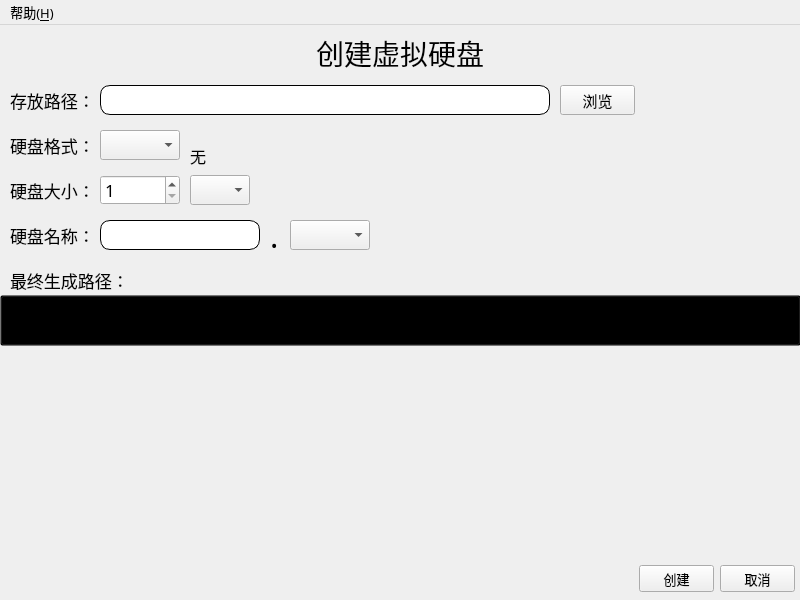
<?xml version="1.0" encoding="UTF-8"?>
<ui version="4.0">
 <class>CreateVHDWindow</class>
 <widget class="QMainWindow" name="CreateVHDWindow">
  <property name="geometry">
   <rect>
    <x>0</x>
    <y>0</y>
    <width>800</width>
    <height>600</height>
   </rect>
  </property>
  <property name="sizePolicy">
   <sizepolicy hsizetype="Fixed" vsizetype="Fixed">
    <horstretch>0</horstretch>
    <verstretch>0</verstretch>
   </sizepolicy>
  </property>
  <property name="minimumSize">
   <size>
    <width>800</width>
    <height>600</height>
   </size>
  </property>
  <property name="maximumSize">
   <size>
    <width>800</width>
    <height>600</height>
   </size>
  </property>
  <property name="font">
   <font>
    <family>微软雅黑</family>
    <pointsize>10</pointsize>
   </font>
  </property>
  <property name="windowTitle">
   <string>新建虚拟硬盘</string>
  </property>
  <widget class="QWidget" name="centralwidget">
   <widget class="QLabel" name="introduce">
    <property name="enabled">
     <bool>true</bool>
    </property>
    <property name="geometry">
     <rect>
      <x>190</x>
      <y>95</y>
      <width>101</width>
      <height>71</height>
     </rect>
    </property>
    <property name="sizePolicy">
     <sizepolicy hsizetype="Preferred" vsizetype="Preferred">
      <horstretch>0</horstretch>
      <verstretch>0</verstretch>
     </sizepolicy>
    </property>
    <property name="font">
     <font>
      <family>微软雅黑</family>
      <pointsize>12</pointsize>
     </font>
    </property>
    <property name="text">
     <string>无</string>
    </property>
   </widget>
   <widget class="QComboBox" name="format">
    <property name="geometry">
     <rect>
      <x>100</x>
      <y>105</y>
      <width>80</width>
      <height>30</height>
     </rect>
    </property>
    <property name="sizePolicy">
     <sizepolicy hsizetype="Fixed" vsizetype="Fixed">
      <horstretch>0</horstretch>
      <verstretch>0</verstretch>
     </sizepolicy>
    </property>
    <property name="font">
     <font>
      <family>微软雅黑</family>
      <pointsize>13</pointsize>
     </font>
    </property>
    <property name="styleSheet">
     <string notr="true">/*border-radius: 10px;
border: 1px solid;*/
</string>
    </property>
   </widget>
   <widget class="QLabel" name="label_2">
    <property name="geometry">
     <rect>
      <x>10</x>
      <y>105</y>
      <width>85</width>
      <height>30</height>
     </rect>
    </property>
    <property name="sizePolicy">
     <sizepolicy hsizetype="Fixed" vsizetype="Fixed">
      <horstretch>0</horstretch>
      <verstretch>0</verstretch>
     </sizepolicy>
    </property>
    <property name="font">
     <font>
      <family>微软雅黑</family>
      <pointsize>13</pointsize>
     </font>
    </property>
    <property name="text">
     <string>硬盘格式：</string>
    </property>
   </widget>
   <widget class="QLabel" name="label">
    <property name="geometry">
     <rect>
      <x>10</x>
      <y>60</y>
      <width>85</width>
      <height>30</height>
     </rect>
    </property>
    <property name="font">
     <font>
      <family>微软雅黑</family>
      <pointsize>13</pointsize>
     </font>
    </property>
    <property name="text">
     <string>存放路径：</string>
    </property>
   </widget>
   <widget class="QLineEdit" name="VHD_Path">
    <property name="geometry">
     <rect>
      <x>100</x>
      <y>60</y>
      <width>450</width>
      <height>30</height>
     </rect>
    </property>
    <property name="font">
     <font>
      <family>微软雅黑</family>
      <pointsize>13</pointsize>
     </font>
    </property>
    <property name="styleSheet">
     <string notr="true">border-radius: 10px;
border: 1px solid;
</string>
    </property>
   </widget>
   <widget class="QPushButton" name="browse">
    <property name="geometry">
     <rect>
      <x>560</x>
      <y>60</y>
      <width>75</width>
      <height>30</height>
     </rect>
    </property>
    <property name="sizePolicy">
     <sizepolicy hsizetype="Fixed" vsizetype="Fixed">
      <horstretch>0</horstretch>
      <verstretch>0</verstretch>
     </sizepolicy>
    </property>
    <property name="font">
     <font>
      <family>微软雅黑</family>
      <pointsize>11</pointsize>
     </font>
    </property>
    <property name="text">
     <string>浏览</string>
    </property>
   </widget>
   <widget class="QPushButton" name="CreateButton">
    <property name="geometry">
     <rect>
      <x>639</x>
      <y>540</y>
      <width>75</width>
      <height>27</height>
     </rect>
    </property>
    <property name="sizePolicy">
     <sizepolicy hsizetype="Fixed" vsizetype="Fixed">
      <horstretch>0</horstretch>
      <verstretch>0</verstretch>
     </sizepolicy>
    </property>
    <property name="text">
     <string>创建</string>
    </property>
   </widget>
   <widget class="QPushButton" name="CancelButton">
    <property name="geometry">
     <rect>
      <x>720</x>
      <y>540</y>
      <width>75</width>
      <height>27</height>
     </rect>
    </property>
    <property name="sizePolicy">
     <sizepolicy hsizetype="Fixed" vsizetype="Fixed">
      <horstretch>0</horstretch>
      <verstretch>0</verstretch>
     </sizepolicy>
    </property>
    <property name="text">
     <string>取消</string>
    </property>
   </widget>
   <widget class="QLabel" name="title">
    <property name="geometry">
     <rect>
      <x>316</x>
      <y>10</y>
      <width>168</width>
      <height>36</height>
     </rect>
    </property>
    <property name="sizePolicy">
     <sizepolicy hsizetype="Fixed" vsizetype="Fixed">
      <horstretch>0</horstretch>
      <verstretch>0</verstretch>
     </sizepolicy>
    </property>
    <property name="font">
     <font>
      <family>微软雅黑</family>
      <pointsize>21</pointsize>
      <underline>false</underline>
      <strikeout>false</strikeout>
      <stylestrategy>PreferDefault</stylestrategy>
     </font>
    </property>
    <property name="contextMenuPolicy">
     <enum>Qt::DefaultContextMenu</enum>
    </property>
    <property name="layoutDirection">
     <enum>Qt::LeftToRight</enum>
    </property>
    <property name="autoFillBackground">
     <bool>false</bool>
    </property>
    <property name="text">
     <string>创建虚拟硬盘</string>
    </property>
    <property name="alignment">
     <set>Qt::AlignCenter</set>
    </property>
   </widget>
   <widget class="QLabel" name="label_3">
    <property name="geometry">
     <rect>
      <x>10</x>
      <y>150</y>
      <width>85</width>
      <height>30</height>
     </rect>
    </property>
    <property name="font">
     <font>
      <family>微软雅黑</family>
      <pointsize>13</pointsize>
     </font>
    </property>
    <property name="text">
     <string>硬盘大小：</string>
    </property>
   </widget>
   <widget class="QSpinBox" name="size">
    <property name="geometry">
     <rect>
      <x>100</x>
      <y>150</y>
      <width>80</width>
      <height>30</height>
     </rect>
    </property>
    <property name="font">
     <font>
      <family>微软雅黑</family>
      <pointsize>13</pointsize>
     </font>
    </property>
    <property name="styleSheet">
     <string notr="true">/*border-radius: 10px;
border: 1px solid;*/</string>
    </property>
    <property name="minimum">
     <number>1</number>
    </property>
    <property name="maximum">
     <number>999999999</number>
    </property>
   </widget>
   <widget class="QComboBox" name="unit">
    <property name="geometry">
     <rect>
      <x>190</x>
      <y>150</y>
      <width>60</width>
      <height>30</height>
     </rect>
    </property>
    <property name="font">
     <font>
      <family>微软雅黑</family>
      <pointsize>13</pointsize>
     </font>
    </property>
    <property name="styleSheet">
     <string notr="true">/*border-radius: 10px;
border: 1px solid;*/</string>
    </property>
   </widget>
   <widget class="QLabel" name="label_4">
    <property name="geometry">
     <rect>
      <x>10</x>
      <y>195</y>
      <width>85</width>
      <height>30</height>
     </rect>
    </property>
    <property name="font">
     <font>
      <family>微软雅黑</family>
      <pointsize>13</pointsize>
     </font>
    </property>
    <property name="text">
     <string>硬盘名称：</string>
    </property>
   </widget>
   <widget class="QLineEdit" name="name">
    <property name="geometry">
     <rect>
      <x>100</x>
      <y>195</y>
      <width>160</width>
      <height>30</height>
     </rect>
    </property>
    <property name="font">
     <font>
      <family>微软雅黑</family>
      <pointsize>13</pointsize>
     </font>
    </property>
    <property name="styleSheet">
     <string notr="true">border-radius: 10px;
border: 1px solid;
</string>
    </property>
   </widget>
   <widget class="QComboBox" name="extension">
    <property name="geometry">
     <rect>
      <x>290</x>
      <y>195</y>
      <width>80</width>
      <height>30</height>
     </rect>
    </property>
    <property name="font">
     <font>
      <family>微软雅黑</family>
      <pointsize>13</pointsize>
     </font>
    </property>
   </widget>
   <widget class="QLabel" name="label_5">
    <property name="geometry">
     <rect>
      <x>270</x>
      <y>180</y>
      <width>20</width>
      <height>61</height>
     </rect>
    </property>
    <property name="sizePolicy">
     <sizepolicy hsizetype="Fixed" vsizetype="Fixed">
      <horstretch>0</horstretch>
      <verstretch>0</verstretch>
     </sizepolicy>
    </property>
    <property name="font">
     <font>
      <family>微软雅黑</family>
      <pointsize>23</pointsize>
      <underline>false</underline>
     </font>
    </property>
    <property name="cursor">
     <cursorShape>ArrowCursor</cursorShape>
    </property>
    <property name="text">
     <string>.</string>
    </property>
   </widget>
   <widget class="QLabel" name="label_6">
    <property name="geometry">
     <rect>
      <x>10</x>
      <y>240</y>
      <width>120</width>
      <height>30</height>
     </rect>
    </property>
    <property name="font">
     <font>
      <family>微软雅黑</family>
      <pointsize>13</pointsize>
     </font>
    </property>
    <property name="text">
     <string>最终生成路径：</string>
    </property>
   </widget>
   <widget class="QPushButton" name="Path">
    <property name="geometry">
     <rect>
      <x>0</x>
      <y>270</y>
      <width>801</width>
      <height>51</height>
     </rect>
    </property>
    <property name="font">
     <font>
      <family>微软雅黑</family>
      <pointsize>13</pointsize>
      <underline>true</underline>
     </font>
    </property>
    <property name="cursor">
     <cursorShape>PointingHandCursor</cursorShape>
    </property>
    <property name="styleSheet">
     <string notr="true">background-color: transparent;</string>
    </property>
    <property name="text">
     <string/>
    </property>
   </widget>
  </widget>
  <widget class="QMenuBar" name="menubar">
   <property name="geometry">
    <rect>
     <x>0</x>
     <y>0</y>
     <width>800</width>
     <height>25</height>
    </rect>
   </property>
   <widget class="QMenu" name="menu_Help">
    <property name="title">
     <string>帮助(&amp;H)</string>
    </property>
    <addaction name="About"/>
   </widget>
   <addaction name="menu_Help"/>
  </widget>
  <action name="About">
   <property name="icon">
    <iconset>
     <normaloff>../img/qemu.ico</normaloff>../img/qemu.ico</iconset>
   </property>
   <property name="text">
    <string>关于 QEMU-GUI 创建虚拟硬盘(&amp;A)</string>
   </property>
  </action>
 </widget>
 <resources/>
 <connections/>
</ui>
